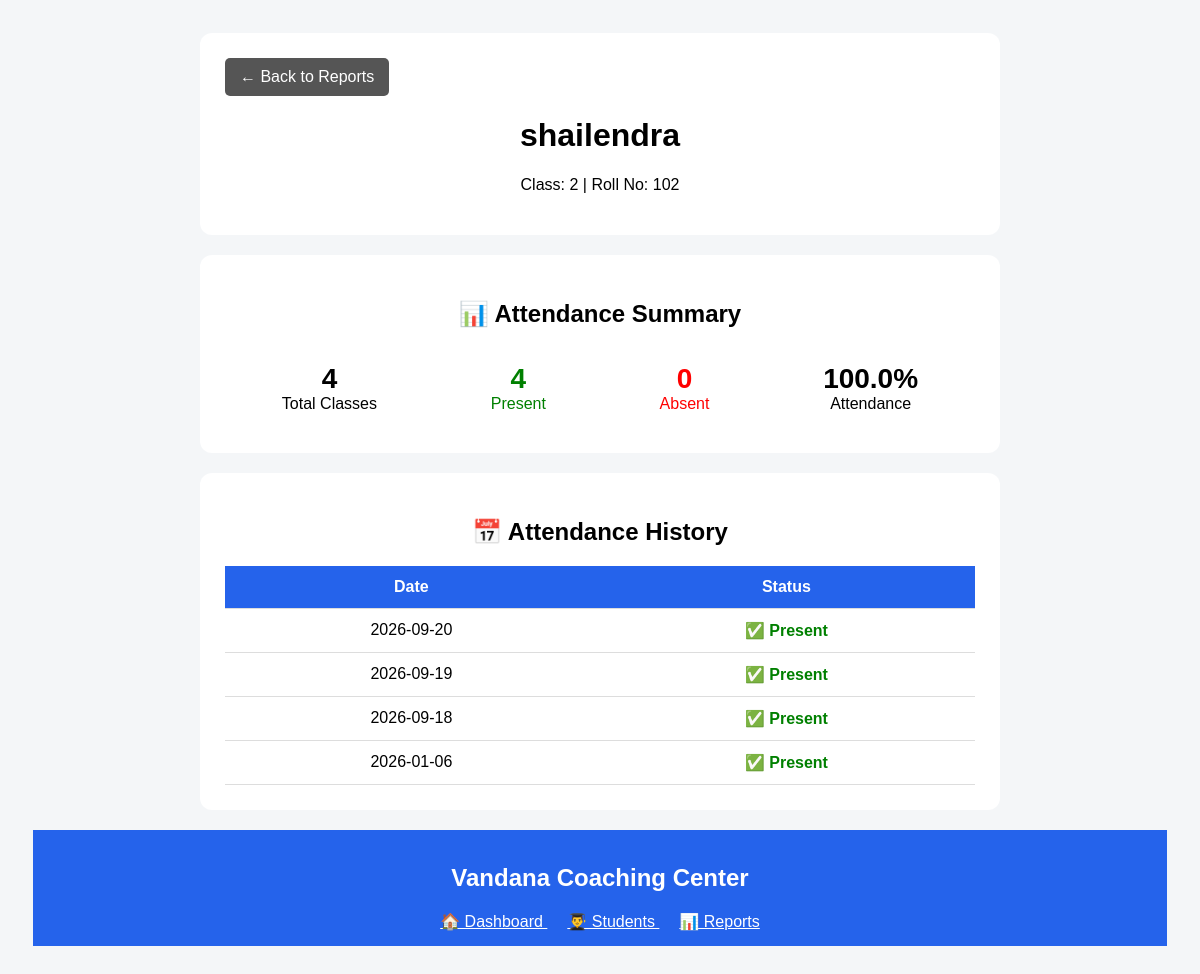
Screenshot of /student_report/4 with the database file from the repository.
### tables this page shows
CREATE TABLE students (
            id INTEGER PRIMARY KEY AUTOINCREMENT,
            name TEXT NOT NULL,
            class_name TEXT NOT NULL,
            roll_number TEXT
        , guardian_name TEXT, guardian_phone TEXT, section TEXT);

CREATE TABLE attendance (
            id INTEGER PRIMARY KEY AUTOINCREMENT,
            student_id INTEGER NOT NULL,
            attendance_date TEXT NOT NULL,
            status TEXT NOT NULL,
            FOREIGN KEY (student_id) REFERENCES students(id)
        );

### app.py (the view)
@app.route(
    "/student_report/<int:student_id>"
)
def student_report(student_id):
    conn = get_db_connection()
    student = conn.execute("""
        SELECT *

        FROM students

        WHERE id = ?

    """, (
        student_id,
    )).fetchone()
    if not student:
        conn.close()
        return "Student not found"
    attendance_records = conn.execute("""
        SELECT

            attendance_date,

            status

        FROM attendance

        WHERE student_id = ?

        ORDER BY attendance_date DESC

    """, (
        student_id,
    )).fetchall()
    total = len(
        attendance_records
    )
    present = sum(
        1
        for record in attendance_records
        if record["status"] == "Present"
    )
    absent = total - present
    if total > 0:
        percentage = round(
            (present / total) * 100,
            2
        )
    else:
        percentage = 0
    conn.close()
    return render_template(
        "student_report.html",
        student=student,
        attendance_records=
            attendance_records,
        total=total,
        present=present,
        absent=absent,
        percentage=percentage
    )

### app.py (called while the page is built)
def get_db_connection():
    conn = sqlite3.connect(DATABASE)
    conn.row_factory = sqlite3.Row
    return conn

### templates/student_report.html (shortened to what this page needs)
<!DOCTYPE html>
<html lang="en">
<head>
</head>
<body>
<div class="container">
    <div class="card">
        <a href="/reports" class="back">
            ← Back to Reports
        </a>
        <h1>
            {{ student["name"] }}
        </h1>
        <p style="text-align:center;">
            Class: {{ student["class_name"] }}
            |
            Roll No: {{ student["roll_number"] }}
        </p>
    </div>
    <div class="card">
        <h2>
            📊 Attendance Summary
        </h2>
        <div class="stats">
            <div class="stat">
                <div class="number">
                    {{ total }}
                </div>
                <div>
                    Total Classes
                </div>
            </div>
            <div class="stat green">
                <div class="number">
                    {{ present }}
                </div>
                <div>
                    Present
                </div>
            </div>
            <div class="stat red">
                <div class="number">
                    {{ absent }}
                </div>
                <div>
                    Absent
                </div>
            </div>
            <div class="stat">
                <div class="number">
                    {{ percentage }}%
                </div>
                <div>
                    Attendance
                </div>
            </div>
        </div>
    </div>
    <div class="card">
        <h2>
            📅 Attendance History
        </h2>
        <table>
            <tr>
                <th>
                    Date
                </th>
                <th>
                    Status
                </th>
            </tr>
            {% for record in attendance_records %}
            <tr>
                <td>
                    {{ record["attendance_date"] }}
                </td>
                <td>
                    {% if record["status"] == "Present" %}
                        <span class="present">
                            ✅ Present
                        </span>
                    {% else %}
                        <span class="absent">
                            ❌ Absent
                        </span>
                    {% endif %}
                </td>
            </tr>
            {% else %}
            <tr>
                <td colspan="2">
                    No attendance recorded.
                </td>
            </tr>
            {% endfor %}
        </table>
    </div>
</div>
</body>
<div style="
    background:#2563eb;
    color:white;
    padding:15px;
    text-align:center;
">
    <h2>
        Vandana Coaching Center
    </h2>
    <div>
        <a href="/"
           style="color:white;margin:10px;">
            🏠 Dashboard
        </a>
        <a href="/students"
           style="color:white;margin:10px;">
            👨‍🎓 Students
        </a>
        <a href="/reports"
           style="color:white;margin:10px;">
            📊 Reports
        </a>
    </div>
</div>
</html>

### templates/student_report.html (style rules this page uses)
body { font-family: Arial, sans-serif; background: #f4f6f8; padding: 25px; }
.container { max-width: 800px; margin: auto; }
.card { background: white; padding: 25px; border-radius: 12px; margin-bottom: 20px; }
h1, h2 { text-align: center; }
.stats { display: flex; justify-content: space-around; text-align: center; }
.stat { padding: 15px; }
.number { font-size: 28px; font-weight: bold; }
.green { color: green; }
.red { color: red; }
table { width: 100%; border-collapse: collapse; }
th, td { padding: 12px; border-bottom: 1px solid #ddd; text-align: center; }
th { background: #2563eb; color: white; }
.present { color: green; font-weight: bold; }
.back { display: inline-block; padding: 10px 15px; background: #555; color: white; text-decoration: none; border-radius: 5px; }

### rows the page displays
students: name "shailendra", class_name "2", roll_number "102"
attendance: attendance_date "2026-09-20", status "✅ Present"
attendance: attendance_date "2026-09-19", status "✅ Present"
attendance: attendance_date "2026-09-18", status "✅ Present"
attendance: attendance_date "2026-01-06", status "✅ Present"

### other values shown
{{ total }} "4"
{{ present }} "4"
{{ absent }} "0"
{{ percentage }} "100.0"
